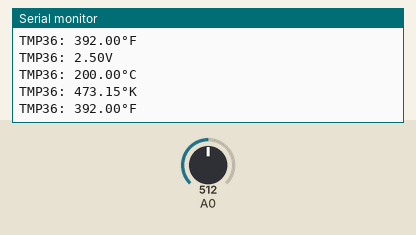
Simulated run of this program. Board: Arduino Nano, built with avr-gcc and run on an emulated ATmega328P. On the bench: the last lines printed to the serial monitor. Inputs (shaded band) come from the test bench; at power-on: A0 = 512.

Above: at 1.8 s.
1.9 s: A0 set to 716
At 2.4 s:
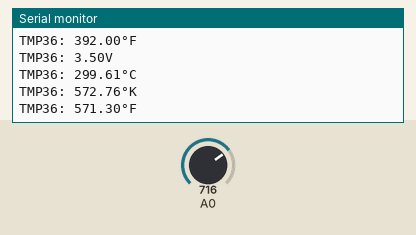
3.4 s: A0 set to 900
At 4.9 s:
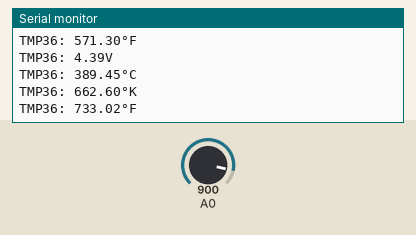
Timing chart, 0 to 6.4 s (numbered marks = the images above; inputs shaded):
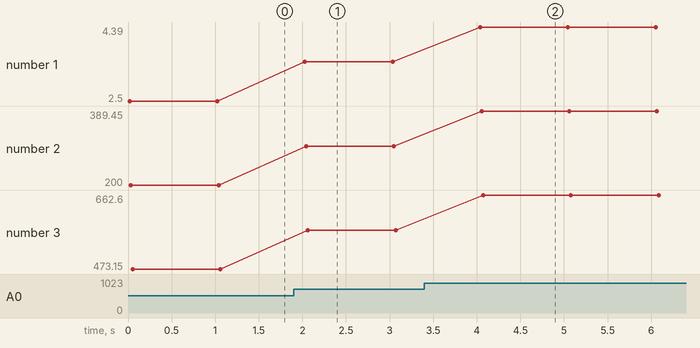

Measured:
- after the input at 1.9 s, the serial monitor: prints a new line after 0.13 s (image 1)
- after the input at 3.4 s, the serial monitor: prints a new line after 0.64 s (image 2)
- plotted number 1: 2.5 → 3.5 after the input at 1.9 s, 3.5 → 4.39 after the input at 3.4 s
- plotted number 2: 200 → 299.61 after the input at 1.9 s, 299.61 → 389.45 after the input at 3.4 s
- plotted number 3: 473.15 → 572.76 after the input at 1.9 s, 572.76 → 662.6 after the input at 3.4 s

The program:

main.cpp
```cpp
#include <Arduino.h>
#include <ThermalSensor.hpp>

#define THERMAL_SENSOR_PIN 0
#define THERMAL_SENSOR_VOLTAGE 5.0
ThermalSensor tmp36(THERMAL_SENSOR_PIN, THERMAL_SENSOR_VOLTAGE);

/*
 * setup() - this function runs once when you turn your Arduino on
 * We initialize the serial connection with the computer
 */
void setup()
{
  Serial.begin(9600);
  while (!Serial) ;
  Serial.println("ARDUINO: ready");
}

// run over and over again
void loop()
{
  tmp36.update();

  Serial.println("");

  Serial.print("TMP36: ");
  Serial.print(tmp36.getVolts());
  Serial.println("V");

  Serial.print("TMP36: ");
  Serial.print(tmp36.getCelsius());
  Serial.println("°C");

  Serial.print("TMP36: ");
  Serial.print(tmp36.getKelvin());
  Serial.println("°K");

  Serial.print("TMP36: ");
  Serial.print(tmp36.getFahrenheit());
  Serial.println("°F");

  // waiting a second
  delay(1000);
}
```

ThermalSensor.cpp
```cpp
#include <Arduino.h>
#include <ThermalSensor.hpp>

ThermalSensor::ThermalSensor(int a, float b) {
  analogPin = a;
  voltage = b;
}

void ThermalSensor::update() {
  float reading = analogRead(analogPin);

  // converting that reading to voltage
  volts = (reading * voltage) / 1024.0;

  // converting from 10 mv per degree wit 500 mV offset
  // to degrees ((voltage - 500mV) times 100)
  celsius = (volts - 0.5) * 100;

  // convert celsius to kelvin
  kelvin = celsius + 273.15;

  // convert celsius to fahrenheit
  fahrenheit = (celsius * 9.0 / 5.0) + 32.0;
}

float ThermalSensor::getVolts() {
  return volts;
}

float ThermalSensor::getKelvin() {
  return kelvin;
}

float ThermalSensor::getCelsius() {
  return celsius;
}

float ThermalSensor::getFahrenheit() {
  return fahrenheit;
}
```

ThermalSensor.hpp
```cpp
// TMP36 Pin Variables
// the analog pin the TMP36's Vout (sense) pin is connected to
// the resolution is 10 mV / degree centigrade with a
// 500 mV offset to allow for negative temperatures
class ThermalSensor {
  int analogPin;
  float voltage, volts, celsius, fahrenheit, kelvin;
  public:
    ThermalSensor(int, float);
    void update();
    float getKelvin();
    float getVolts();
    float getCelsius();
    float getFahrenheit();
};
```
